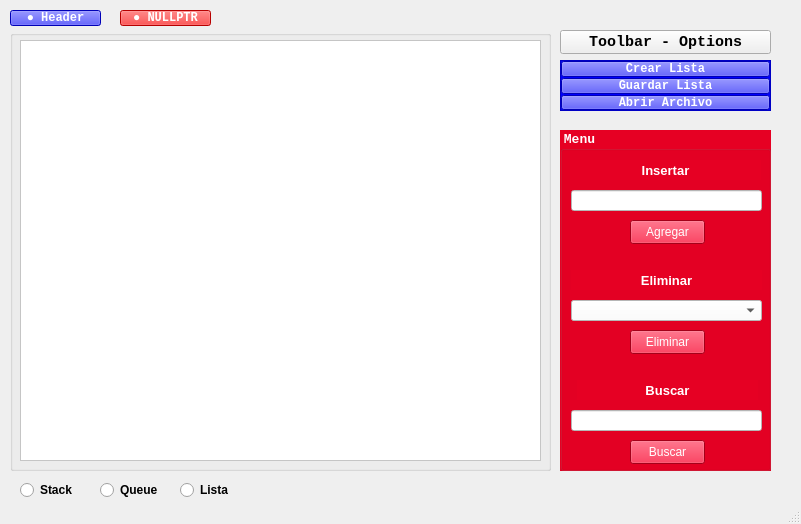
<?xml version="1.0" encoding="UTF-8"?>
<ui version="4.0">
 <class>MainWindowClass</class>
 <widget class="QMainWindow" name="MainWindowClass">
  <property name="geometry">
   <rect>
    <x>0</x>
    <y>0</y>
    <width>801</width>
    <height>524</height>
   </rect>
  </property>
  <property name="windowTitle">
   <string>MainWindow</string>
  </property>
  <property name="styleSheet">
   <string notr="true"/>
  </property>
  <widget class="QWidget" name="centralWidget">
   <widget class="QRadioButton" name="listaEnlazada">
    <property name="geometry">
     <rect>
      <x>180</x>
      <y>480</y>
      <width>89</width>
      <height>20</height>
     </rect>
    </property>
    <property name="font">
     <font>
      <family>Segoe UI</family>
      <bold>true</bold>
     </font>
    </property>
    <property name="cursor">
     <cursorShape>PointingHandCursor</cursorShape>
    </property>
    <property name="text">
     <string>Lista</string>
    </property>
   </widget>
   <widget class="QPushButton" name="toolbarbutton">
    <property name="geometry">
     <rect>
      <x>560</x>
      <y>30</y>
      <width>211</width>
      <height>24</height>
     </rect>
    </property>
    <property name="font">
     <font>
      <family>Courier New</family>
      <pointsize>11</pointsize>
      <italic>false</italic>
      <bold>true</bold>
     </font>
    </property>
    <property name="cursor">
     <cursorShape>PointingHandCursor</cursorShape>
    </property>
    <property name="styleSheet">
     <string notr="true"/>
    </property>
    <property name="text">
     <string>Toolbar - Options</string>
    </property>
   </widget>
   <widget class="QFrame" name="frame_opciones">
    <property name="enabled">
     <bool>true</bool>
    </property>
    <property name="geometry">
     <rect>
      <x>560</x>
      <y>60</y>
      <width>211</width>
      <height>51</height>
     </rect>
    </property>
    <property name="styleSheet">
     <string notr="true">background-color: rgb(211, 211, 211);
background-color: rgb(0, 0, 255);</string>
    </property>
    <property name="frameShape">
     <enum>QFrame::StyledPanel</enum>
    </property>
    <property name="frameShadow">
     <enum>QFrame::Raised</enum>
    </property>
    <layout class="QVBoxLayout" name="verticalLayout">
     <property name="spacing">
      <number>1</number>
     </property>
     <property name="leftMargin">
      <number>0</number>
     </property>
     <property name="topMargin">
      <number>0</number>
     </property>
     <property name="rightMargin">
      <number>0</number>
     </property>
     <property name="bottomMargin">
      <number>0</number>
     </property>
     <item>
      <widget class="QPushButton" name="crearlistabutton">
       <property name="enabled">
        <bool>true</bool>
       </property>
       <property name="font">
        <font>
         <family>Courier New</family>
         <bold>true</bold>
        </font>
       </property>
       <property name="cursor">
        <cursorShape>PointingHandCursor</cursorShape>
       </property>
       <property name="styleSheet">
        <string notr="true">color: rgb(255, 255, 255);
</string>
       </property>
       <property name="text">
        <string>Crear Lista</string>
       </property>
      </widget>
     </item>
     <item>
      <widget class="QPushButton" name="guardarlistabutton">
       <property name="font">
        <font>
         <family>Courier New</family>
         <bold>true</bold>
        </font>
       </property>
       <property name="cursor">
        <cursorShape>PointingHandCursor</cursorShape>
       </property>
       <property name="styleSheet">
        <string notr="true">color: rgb(255, 255, 255);

</string>
       </property>
       <property name="text">
        <string>Guardar Lista</string>
       </property>
      </widget>
     </item>
     <item>
      <widget class="QPushButton" name="editararchivobutton">
       <property name="font">
        <font>
         <family>Courier New</family>
         <bold>true</bold>
        </font>
       </property>
       <property name="cursor">
        <cursorShape>PointingHandCursor</cursorShape>
       </property>
       <property name="styleSheet">
        <string notr="true">color: rgb(255, 255, 255);

</string>
       </property>
       <property name="text">
        <string>Abrir Archivo</string>
       </property>
      </widget>
     </item>
    </layout>
   </widget>
   <widget class="QRadioButton" name="queue">
    <property name="geometry">
     <rect>
      <x>100</x>
      <y>480</y>
      <width>89</width>
      <height>20</height>
     </rect>
    </property>
    <property name="font">
     <font>
      <family>Segoe UI</family>
      <bold>true</bold>
     </font>
    </property>
    <property name="cursor">
     <cursorShape>PointingHandCursor</cursorShape>
    </property>
    <property name="text">
     <string>Queue</string>
    </property>
   </widget>
   <widget class="QRadioButton" name="stack">
    <property name="geometry">
     <rect>
      <x>20</x>
      <y>480</y>
      <width>89</width>
      <height>20</height>
     </rect>
    </property>
    <property name="font">
     <font>
      <family>Segoe UI</family>
      <bold>true</bold>
     </font>
    </property>
    <property name="cursor">
     <cursorShape>PointingHandCursor</cursorShape>
    </property>
    <property name="styleSheet">
     <string notr="true"/>
    </property>
    <property name="text">
     <string>Stack</string>
    </property>
   </widget>
   <widget class="QGroupBox" name="groupBox">
    <property name="geometry">
     <rect>
      <x>10</x>
      <y>30</y>
      <width>541</width>
      <height>441</height>
     </rect>
    </property>
    <property name="cursor">
     <cursorShape>ForbiddenCursor</cursorShape>
    </property>
    <property name="styleSheet">
     <string notr="true"/>
    </property>
    <property name="title">
     <string/>
    </property>
    <widget class="QFrame" name="frame_view">
     <property name="geometry">
      <rect>
       <x>10</x>
       <y>10</y>
       <width>521</width>
       <height>421</height>
      </rect>
     </property>
     <property name="styleSheet">
      <string notr="true">background-color: rgb(211, 211, 211);
background-color: rgb(255, 255, 255);</string>
     </property>
     <property name="frameShape">
      <enum>QFrame::StyledPanel</enum>
     </property>
     <property name="frameShadow">
      <enum>QFrame::Raised</enum>
     </property>
     <widget class="QScrollArea" name="scroll_view">
      <property name="geometry">
       <rect>
        <x>0</x>
        <y>0</y>
        <width>521</width>
        <height>421</height>
       </rect>
      </property>
      <property name="widgetResizable">
       <bool>true</bool>
      </property>
      <widget class="QWidget" name="scroll_content">
       <property name="geometry">
        <rect>
         <x>0</x>
         <y>0</y>
         <width>519</width>
         <height>419</height>
        </rect>
       </property>
       <widget class="QWidget" name="verticalLayoutWidget">
        <property name="geometry">
         <rect>
          <x>9</x>
          <y>10</y>
          <width>501</width>
          <height>401</height>
         </rect>
        </property>
        <layout class="QVBoxLayout" name="layout">
         <property name="spacing">
          <number>20</number>
         </property>
         <property name="sizeConstraint">
          <enum>QLayout::SetNoConstraint</enum>
         </property>
         <property name="leftMargin">
          <number>200</number>
         </property>
         <property name="topMargin">
          <number>10</number>
         </property>
         <property name="rightMargin">
          <number>200</number>
         </property>
         <property name="bottomMargin">
          <number>10</number>
         </property>
         <item>
          <spacer name="verticalSpacer">
           <property name="orientation">
            <enum>Qt::Vertical</enum>
           </property>
           <property name="sizeType">
            <enum>QSizePolicy::Expanding</enum>
           </property>
           <property name="sizeHint" stdset="0">
            <size>
             <width>20</width>
             <height>40</height>
            </size>
           </property>
          </spacer>
         </item>
        </layout>
       </widget>
      </widget>
     </widget>
    </widget>
   </widget>
   <widget class="QPushButton" name="buttt_null">
    <property name="geometry">
     <rect>
      <x>120</x>
      <y>10</y>
      <width>91</width>
      <height>16</height>
     </rect>
    </property>
    <property name="font">
     <font>
      <family>Courier New</family>
      <bold>true</bold>
     </font>
    </property>
    <property name="cursor">
     <cursorShape>PointingHandCursor</cursorShape>
    </property>
    <property name="styleSheet">
     <string notr="true">color: rgb(255, 255, 255);

background-color: rgb(211, 211, 211);
background-color: rgb(255, 0, 0);</string>
    </property>
    <property name="text">
     <string>● NULLPTR</string>
    </property>
   </widget>
   <widget class="QLabel" name="label_archivo">
    <property name="geometry">
     <rect>
      <x>560</x>
      <y>480</y>
      <width>211</width>
      <height>20</height>
     </rect>
    </property>
    <property name="text">
     <string/>
    </property>
   </widget>
   <widget class="QPushButton" name="butt_header">
    <property name="geometry">
     <rect>
      <x>10</x>
      <y>10</y>
      <width>91</width>
      <height>16</height>
     </rect>
    </property>
    <property name="font">
     <font>
      <family>Courier New</family>
      <bold>true</bold>
     </font>
    </property>
    <property name="cursor">
     <cursorShape>PointingHandCursor</cursorShape>
    </property>
    <property name="styleSheet">
     <string notr="true">color: rgb(255, 255, 255);

background-color: rgb(211, 211, 211);
background-color: rgb(0, 0, 255);</string>
    </property>
    <property name="text">
     <string>● Header</string>
    </property>
   </widget>
   <widget class="QGroupBox" name="groupBox_menu">
    <property name="geometry">
     <rect>
      <x>560</x>
      <y>130</y>
      <width>211</width>
      <height>341</height>
     </rect>
    </property>
    <property name="palette">
     <palette>
      <active>
       <colorrole role="WindowText">
        <brush brushstyle="SolidPattern">
         <color alpha="255">
          <red>255</red>
          <green>255</green>
          <blue>255</blue>
         </color>
        </brush>
       </colorrole>
       <colorrole role="Button">
        <brush brushstyle="SolidPattern">
         <color alpha="255">
          <red>230</red>
          <green>0</green>
          <blue>35</blue>
         </color>
        </brush>
       </colorrole>
       <colorrole role="Light">
        <brush brushstyle="SolidPattern">
         <color alpha="255">
          <red>255</red>
          <green>255</green>
          <blue>255</blue>
         </color>
        </brush>
       </colorrole>
       <colorrole role="Midlight">
        <brush brushstyle="SolidPattern">
         <color alpha="255">
          <red>222</red>
          <green>222</green>
          <blue>222</blue>
         </color>
        </brush>
       </colorrole>
       <colorrole role="Dark">
        <brush brushstyle="SolidPattern">
         <color alpha="255">
          <red>94</red>
          <green>94</green>
          <blue>94</blue>
         </color>
        </brush>
       </colorrole>
       <colorrole role="Mid">
        <brush brushstyle="SolidPattern">
         <color alpha="255">
          <red>126</red>
          <green>126</green>
          <blue>126</blue>
         </color>
        </brush>
       </colorrole>
       <colorrole role="Text">
        <brush brushstyle="SolidPattern">
         <color alpha="255">
          <red>255</red>
          <green>255</green>
          <blue>255</blue>
         </color>
        </brush>
       </colorrole>
       <colorrole role="BrightText">
        <brush brushstyle="SolidPattern">
         <color alpha="255">
          <red>255</red>
          <green>255</green>
          <blue>255</blue>
         </color>
        </brush>
       </colorrole>
       <colorrole role="ButtonText">
        <brush brushstyle="SolidPattern">
         <color alpha="255">
          <red>255</red>
          <green>255</green>
          <blue>255</blue>
         </color>
        </brush>
       </colorrole>
       <colorrole role="Base">
        <brush brushstyle="SolidPattern">
         <color alpha="255">
          <red>230</red>
          <green>0</green>
          <blue>35</blue>
         </color>
        </brush>
       </colorrole>
       <colorrole role="Window">
        <brush brushstyle="SolidPattern">
         <color alpha="255">
          <red>230</red>
          <green>0</green>
          <blue>35</blue>
         </color>
        </brush>
       </colorrole>
       <colorrole role="Shadow">
        <brush brushstyle="SolidPattern">
         <color alpha="255">
          <red>0</red>
          <green>0</green>
          <blue>0</blue>
         </color>
        </brush>
       </colorrole>
       <colorrole role="AlternateBase">
        <brush brushstyle="SolidPattern">
         <color alpha="255">
          <red>222</red>
          <green>222</green>
          <blue>222</blue>
         </color>
        </brush>
       </colorrole>
       <colorrole role="ToolTipBase">
        <brush brushstyle="SolidPattern">
         <color alpha="255">
          <red>255</red>
          <green>255</green>
          <blue>220</blue>
         </color>
        </brush>
       </colorrole>
       <colorrole role="ToolTipText">
        <brush brushstyle="SolidPattern">
         <color alpha="255">
          <red>0</red>
          <green>0</green>
          <blue>0</blue>
         </color>
        </brush>
       </colorrole>
       <colorrole role="PlaceholderText">
        <brush brushstyle="SolidPattern">
         <color alpha="128">
          <red>255</red>
          <green>255</green>
          <blue>255</blue>
         </color>
        </brush>
       </colorrole>
      </active>
      <inactive>
       <colorrole role="WindowText">
        <brush brushstyle="SolidPattern">
         <color alpha="255">
          <red>255</red>
          <green>255</green>
          <blue>255</blue>
         </color>
        </brush>
       </colorrole>
       <colorrole role="Button">
        <brush brushstyle="SolidPattern">
         <color alpha="255">
          <red>230</red>
          <green>0</green>
          <blue>35</blue>
         </color>
        </brush>
       </colorrole>
       <colorrole role="Light">
        <brush brushstyle="SolidPattern">
         <color alpha="255">
          <red>255</red>
          <green>255</green>
          <blue>255</blue>
         </color>
        </brush>
       </colorrole>
       <colorrole role="Midlight">
        <brush brushstyle="SolidPattern">
         <color alpha="255">
          <red>227</red>
          <green>227</green>
          <blue>227</blue>
         </color>
        </brush>
       </colorrole>
       <colorrole role="Dark">
        <brush brushstyle="SolidPattern">
         <color alpha="255">
          <red>160</red>
          <green>160</green>
          <blue>160</blue>
         </color>
        </brush>
       </colorrole>
       <colorrole role="Mid">
        <brush brushstyle="SolidPattern">
         <color alpha="255">
          <red>160</red>
          <green>160</green>
          <blue>160</blue>
         </color>
        </brush>
       </colorrole>
       <colorrole role="Text">
        <brush brushstyle="SolidPattern">
         <color alpha="255">
          <red>255</red>
          <green>255</green>
          <blue>255</blue>
         </color>
        </brush>
       </colorrole>
       <colorrole role="BrightText">
        <brush brushstyle="SolidPattern">
         <color alpha="255">
          <red>255</red>
          <green>255</green>
          <blue>255</blue>
         </color>
        </brush>
       </colorrole>
       <colorrole role="ButtonText">
        <brush brushstyle="SolidPattern">
         <color alpha="255">
          <red>255</red>
          <green>255</green>
          <blue>255</blue>
         </color>
        </brush>
       </colorrole>
       <colorrole role="Base">
        <brush brushstyle="SolidPattern">
         <color alpha="255">
          <red>230</red>
          <green>0</green>
          <blue>35</blue>
         </color>
        </brush>
       </colorrole>
       <colorrole role="Window">
        <brush brushstyle="SolidPattern">
         <color alpha="255">
          <red>230</red>
          <green>0</green>
          <blue>35</blue>
         </color>
        </brush>
       </colorrole>
       <colorrole role="Shadow">
        <brush brushstyle="SolidPattern">
         <color alpha="255">
          <red>105</red>
          <green>105</green>
          <blue>105</blue>
         </color>
        </brush>
       </colorrole>
       <colorrole role="AlternateBase">
        <brush brushstyle="SolidPattern">
         <color alpha="255">
          <red>245</red>
          <green>245</green>
          <blue>245</blue>
         </color>
        </brush>
       </colorrole>
       <colorrole role="ToolTipBase">
        <brush brushstyle="SolidPattern">
         <color alpha="255">
          <red>255</red>
          <green>255</green>
          <blue>220</blue>
         </color>
        </brush>
       </colorrole>
       <colorrole role="ToolTipText">
        <brush brushstyle="SolidPattern">
         <color alpha="255">
          <red>0</red>
          <green>0</green>
          <blue>0</blue>
         </color>
        </brush>
       </colorrole>
       <colorrole role="PlaceholderText">
        <brush brushstyle="SolidPattern">
         <color alpha="128">
          <red>255</red>
          <green>255</green>
          <blue>255</blue>
         </color>
        </brush>
       </colorrole>
      </inactive>
      <disabled>
       <colorrole role="WindowText">
        <brush brushstyle="SolidPattern">
         <color alpha="255">
          <red>255</red>
          <green>255</green>
          <blue>255</blue>
         </color>
        </brush>
       </colorrole>
       <colorrole role="Button">
        <brush brushstyle="SolidPattern">
         <color alpha="255">
          <red>230</red>
          <green>0</green>
          <blue>35</blue>
         </color>
        </brush>
       </colorrole>
       <colorrole role="Light">
        <brush brushstyle="SolidPattern">
         <color alpha="255">
          <red>255</red>
          <green>255</green>
          <blue>255</blue>
         </color>
        </brush>
       </colorrole>
       <colorrole role="Midlight">
        <brush brushstyle="SolidPattern">
         <color alpha="255">
          <red>222</red>
          <green>222</green>
          <blue>222</blue>
         </color>
        </brush>
       </colorrole>
       <colorrole role="Dark">
        <brush brushstyle="SolidPattern">
         <color alpha="255">
          <red>94</red>
          <green>94</green>
          <blue>94</blue>
         </color>
        </brush>
       </colorrole>
       <colorrole role="Mid">
        <brush brushstyle="SolidPattern">
         <color alpha="255">
          <red>126</red>
          <green>126</green>
          <blue>126</blue>
         </color>
        </brush>
       </colorrole>
       <colorrole role="Text">
        <brush brushstyle="SolidPattern">
         <color alpha="255">
          <red>255</red>
          <green>255</green>
          <blue>255</blue>
         </color>
        </brush>
       </colorrole>
       <colorrole role="BrightText">
        <brush brushstyle="SolidPattern">
         <color alpha="255">
          <red>255</red>
          <green>255</green>
          <blue>255</blue>
         </color>
        </brush>
       </colorrole>
       <colorrole role="ButtonText">
        <brush brushstyle="SolidPattern">
         <color alpha="255">
          <red>255</red>
          <green>255</green>
          <blue>255</blue>
         </color>
        </brush>
       </colorrole>
       <colorrole role="Base">
        <brush brushstyle="SolidPattern">
         <color alpha="255">
          <red>230</red>
          <green>0</green>
          <blue>35</blue>
         </color>
        </brush>
       </colorrole>
       <colorrole role="Window">
        <brush brushstyle="SolidPattern">
         <color alpha="255">
          <red>230</red>
          <green>0</green>
          <blue>35</blue>
         </color>
        </brush>
       </colorrole>
       <colorrole role="Shadow">
        <brush brushstyle="SolidPattern">
         <color alpha="255">
          <red>0</red>
          <green>0</green>
          <blue>0</blue>
         </color>
        </brush>
       </colorrole>
       <colorrole role="AlternateBase">
        <brush brushstyle="SolidPattern">
         <color alpha="255">
          <red>245</red>
          <green>245</green>
          <blue>245</blue>
         </color>
        </brush>
       </colorrole>
       <colorrole role="ToolTipBase">
        <brush brushstyle="SolidPattern">
         <color alpha="255">
          <red>255</red>
          <green>255</green>
          <blue>220</blue>
         </color>
        </brush>
       </colorrole>
       <colorrole role="ToolTipText">
        <brush brushstyle="SolidPattern">
         <color alpha="255">
          <red>0</red>
          <green>0</green>
          <blue>0</blue>
         </color>
        </brush>
       </colorrole>
       <colorrole role="PlaceholderText">
        <brush brushstyle="SolidPattern">
         <color alpha="128">
          <red>255</red>
          <green>255</green>
          <blue>255</blue>
         </color>
        </brush>
       </colorrole>
      </disabled>
     </palette>
    </property>
    <property name="font">
     <font>
      <family>Courier New</family>
      <pointsize>10</pointsize>
      <bold>true</bold>
     </font>
    </property>
    <property name="styleSheet">
     <string notr="true">background-color: rgb(230, 0, 35);color: rgb(255, 255, 255);
border-color: rgb(0, 0, 0);</string>
    </property>
    <property name="title">
     <string>Menu</string>
    </property>
    <widget class="QLineEdit" name="txt_buscar">
     <property name="geometry">
      <rect>
       <x>11</x>
       <y>280</y>
       <width>191</width>
       <height>21</height>
      </rect>
     </property>
     <property name="styleSheet">
      <string notr="true">background-color: rgb(255, 255, 255);background-color: rgb(255, 255, 255);color: rgb(0, 0, 0);</string>
     </property>
    </widget>
    <widget class="QLabel" name="label_buscar">
     <property name="geometry">
      <rect>
       <x>17</x>
       <y>250</y>
       <width>181</width>
       <height>20</height>
      </rect>
     </property>
     <property name="sizePolicy">
      <sizepolicy hsizetype="Minimum" vsizetype="Preferred">
       <horstretch>0</horstretch>
       <verstretch>0</verstretch>
      </sizepolicy>
     </property>
     <property name="font">
      <font>
       <family>Segoe UI</family>
       <pointsize>10</pointsize>
       <bold>true</bold>
      </font>
     </property>
     <property name="styleSheet">
      <string notr="true"/>
     </property>
     <property name="text">
      <string>Buscar</string>
     </property>
     <property name="alignment">
      <set>Qt::AlignCenter</set>
     </property>
    </widget>
    <widget class="QPushButton" name="buscar">
     <property name="geometry">
      <rect>
       <x>70</x>
       <y>310</y>
       <width>75</width>
       <height>24</height>
      </rect>
     </property>
     <property name="sizePolicy">
      <sizepolicy hsizetype="Minimum" vsizetype="Fixed">
       <horstretch>0</horstretch>
       <verstretch>0</verstretch>
      </sizepolicy>
     </property>
     <property name="cursor">
      <cursorShape>PointingHandCursor</cursorShape>
     </property>
     <property name="styleSheet">
      <string notr="true"/>
     </property>
     <property name="text">
      <string>Buscar</string>
     </property>
    </widget>
    <widget class="QComboBox" name="combo_eliminar">
     <property name="geometry">
      <rect>
       <x>11</x>
       <y>170</y>
       <width>191</width>
       <height>21</height>
      </rect>
     </property>
     <property name="cursor">
      <cursorShape>PointingHandCursor</cursorShape>
     </property>
     <property name="styleSheet">
      <string notr="true">background-color: rgb(255, 255, 255);color: rgb(0, 0, 0);</string>
     </property>
    </widget>
    <widget class="QLabel" name="label_eliminar">
     <property name="geometry">
      <rect>
       <x>11</x>
       <y>140</y>
       <width>191</width>
       <height>20</height>
      </rect>
     </property>
     <property name="sizePolicy">
      <sizepolicy hsizetype="Minimum" vsizetype="Preferred">
       <horstretch>0</horstretch>
       <verstretch>0</verstretch>
      </sizepolicy>
     </property>
     <property name="font">
      <font>
       <family>Segoe UI</family>
       <pointsize>10</pointsize>
       <bold>true</bold>
      </font>
     </property>
     <property name="styleSheet">
      <string notr="true"/>
     </property>
     <property name="text">
      <string>Eliminar</string>
     </property>
     <property name="alignment">
      <set>Qt::AlignCenter</set>
     </property>
    </widget>
    <widget class="QPushButton" name="eliminar">
     <property name="geometry">
      <rect>
       <x>70</x>
       <y>200</y>
       <width>75</width>
       <height>24</height>
      </rect>
     </property>
     <property name="sizePolicy">
      <sizepolicy hsizetype="Minimum" vsizetype="Fixed">
       <horstretch>0</horstretch>
       <verstretch>0</verstretch>
      </sizepolicy>
     </property>
     <property name="font">
      <font>
       <family>Segoe UI</family>
       <pointsize>9</pointsize>
       <italic>false</italic>
       <bold>false</bold>
      </font>
     </property>
     <property name="cursor">
      <cursorShape>PointingHandCursor</cursorShape>
     </property>
     <property name="styleSheet">
      <string notr="true"/>
     </property>
     <property name="text">
      <string>Eliminar</string>
     </property>
    </widget>
    <widget class="QLabel" name="label_insertar">
     <property name="geometry">
      <rect>
       <x>10</x>
       <y>30</y>
       <width>191</width>
       <height>20</height>
      </rect>
     </property>
     <property name="sizePolicy">
      <sizepolicy hsizetype="Minimum" vsizetype="Preferred">
       <horstretch>0</horstretch>
       <verstretch>0</verstretch>
      </sizepolicy>
     </property>
     <property name="font">
      <font>
       <family>Segoe UI</family>
       <pointsize>10</pointsize>
       <bold>true</bold>
      </font>
     </property>
     <property name="styleSheet">
      <string notr="true">color: rgb(255, 255, 255);</string>
     </property>
     <property name="text">
      <string>Insertar</string>
     </property>
     <property name="alignment">
      <set>Qt::AlignCenter</set>
     </property>
    </widget>
    <widget class="QLineEdit" name="txt_insertar">
     <property name="geometry">
      <rect>
       <x>11</x>
       <y>60</y>
       <width>191</width>
       <height>21</height>
      </rect>
     </property>
     <property name="sizePolicy">
      <sizepolicy hsizetype="Expanding" vsizetype="Fixed">
       <horstretch>0</horstretch>
       <verstretch>0</verstretch>
      </sizepolicy>
     </property>
     <property name="styleSheet">
      <string notr="true">background-color: rgb(255, 255, 255);color: rgb(0, 0, 0);
border-color: rgb(0, 0, 0);</string>
     </property>
    </widget>
    <widget class="QPushButton" name="agregar">
     <property name="enabled">
      <bool>true</bool>
     </property>
     <property name="geometry">
      <rect>
       <x>70</x>
       <y>90</y>
       <width>75</width>
       <height>24</height>
      </rect>
     </property>
     <property name="sizePolicy">
      <sizepolicy hsizetype="Minimum" vsizetype="Fixed">
       <horstretch>0</horstretch>
       <verstretch>0</verstretch>
      </sizepolicy>
     </property>
     <property name="baseSize">
      <size>
       <width>0</width>
       <height>0</height>
      </size>
     </property>
     <property name="cursor">
      <cursorShape>PointingHandCursor</cursorShape>
     </property>
     <property name="layoutDirection">
      <enum>Qt::LeftToRight</enum>
     </property>
     <property name="styleSheet">
      <string notr="true">background-color: rgb(230, 0, 35);</string>
     </property>
     <property name="text">
      <string>Agregar</string>
     </property>
    </widget>
   </widget>
  </widget>
  <widget class="QStatusBar" name="statusBar"/>
  <action name="actionCrear_Lista">
   <property name="text">
    <string>Crear Lista</string>
   </property>
  </action>
  <action name="actionEditar_Lista">
   <property name="text">
    <string>Editar Lista (abrir)</string>
   </property>
  </action>
  <action name="actionGuardar_Lista">
   <property name="text">
    <string>Guardar Lista</string>
   </property>
  </action>
 </widget>
 <layoutdefault spacing="6" margin="11"/>
 <resources>
  <include location="MainWindow.qrc"/>
 </resources>
 <connections/>
</ui>
